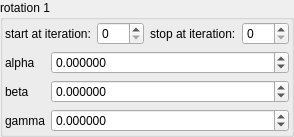
    <widget class="QGroupBox" name="groupBox_3">
     <property name="title">
      <string>rotation 1</string>
     </property>
     <layout class="QVBoxLayout" name="verticalLayout_7">
      <property name="leftMargin">
       <number>2</number>
      </property>
      <property name="topMargin">
       <number>2</number>
      </property>
      <property name="rightMargin">
       <number>2</number>
      </property>
      <property name="bottomMargin">
       <number>2</number>
      </property>
      <item>
       <layout class="QHBoxLayout" name="horizontalLayout_25" stretch="0,1,0,1">
        <item>
         <widget class="QLabel" name="label_108">
          <property name="text">
           <string>start at iteration:</string>
          </property>
         </widget>
        </item>
        <item>
         <widget class="MySpinBox" name="spinboxInt_transf_start_iterations_R">
          <property name="sizePolicy">
           <sizepolicy hsizetype="Minimum" vsizetype="Maximum">
            <horstretch>0</horstretch>
            <verstretch>0</verstretch>
           </sizepolicy>
          </property>
          <property name="minimum">
           <number>0</number>
          </property>
          <property name="maximum">
           <number>999</number>
          </property>
          <property name="value">
           <number>0</number>
          </property>
         </widget>
        </item>
        <item>
         <widget class="QLabel" name="label_78">
          <property name="text">
           <string>stop at iteration:</string>
          </property>
         </widget>
        </item>
        <item>
         <widget class="MySpinBox" name="spinboxInt_transf_stop_iterations_R">
          <property name="sizePolicy">
           <sizepolicy hsizetype="Preferred" vsizetype="Maximum">
            <horstretch>0</horstretch>
            <verstretch>0</verstretch>
           </sizepolicy>
          </property>
          <property name="maximum">
           <number>999</number>
          </property>
         </widget>
        </item>
       </layout>
      </item>
      <item>
       <layout class="QGridLayout" name="gridLayout_8" columnstretch="0,1">
        <item row="1" column="0">
         <widget class="QLabel" name="label_40">
          <property name="text">
           <string notr="true">alpha</string>
          </property>
         </widget>
        </item>
        <item row="2" column="0">
         <widget class="QLabel" name="label_41">
          <property name="text">
           <string notr="true">beta</string>
          </property>
         </widget>
        </item>
        <item row="3" column="0">
         <widget class="QLabel" name="label_42">
          <property name="text">
           <string notr="true">gamma</string>
          </property>
         </widget>
        </item>
        <item row="1" column="1">
         <widget class="MyDoubleSpinBox" name="spinboxd3_transf_rotation_x">
          <property name="sizePolicy">
           <sizepolicy hsizetype="Minimum" vsizetype="Maximum">
            <horstretch>0</horstretch>
            <verstretch>0</verstretch>
           </sizepolicy>
          </property>
          <property name="prefix">
           <string/>
          </property>
          <property name="suffix">
           <string/>
          </property>
          <property name="decimals">
           <number>6</number>
          </property>
          <property name="minimum">
           <double>-36000.000000000000000</double>
          </property>
          <property name="maximum">
           <double>36000.000000000000000</double>
          </property>
          <property name="singleStep">
           <double>1.000000000000000</double>
          </property>
         </widget>
        </item>
        <item row="2" column="1">
         <widget class="MyDoubleSpinBox" name="spinboxd3_transf_rotation_y">
          <property name="sizePolicy">
           <sizepolicy hsizetype="Minimum" vsizetype="Maximum">
            <horstretch>0</horstretch>
            <verstretch>0</verstretch>
           </sizepolicy>
          </property>
          <property name="prefix">
           <string/>
          </property>
          <property name="suffix">
           <string/>
          </property>
          <property name="decimals">
           <number>6</number>
          </property>
          <property name="minimum">
           <double>-36000.000000000000000</double>
          </property>
          <property name="maximum">
           <double>36000.000000000000000</double>
          </property>
          <property name="singleStep">
           <double>1.000000000000000</double>
          </property>
         </widget>
        </item>
        <item row="3" column="1">
         <widget class="MyDoubleSpinBox" name="spinboxd3_transf_rotation_z">
          <property name="sizePolicy">
           <sizepolicy hsizetype="Minimum" vsizetype="Maximum">
            <horstretch>0</horstretch>
            <verstretch>0</verstretch>
           </sizepolicy>
          </property>
          <property name="prefix">
           <string/>
          </property>
          <property name="suffix">
           <string/>
          </property>
          <property name="decimals">
           <number>6</number>
          </property>
          <property name="minimum">
           <double>-36000.000000000000000</double>
          </property>
          <property name="maximum">
           <double>36000.000000000000000</double>
          </property>
          <property name="singleStep">
           <double>1.000000000000000</double>
          </property>
         </widget>
        </item>
       </layout>
      </item>
     </layout>
    </widget>
